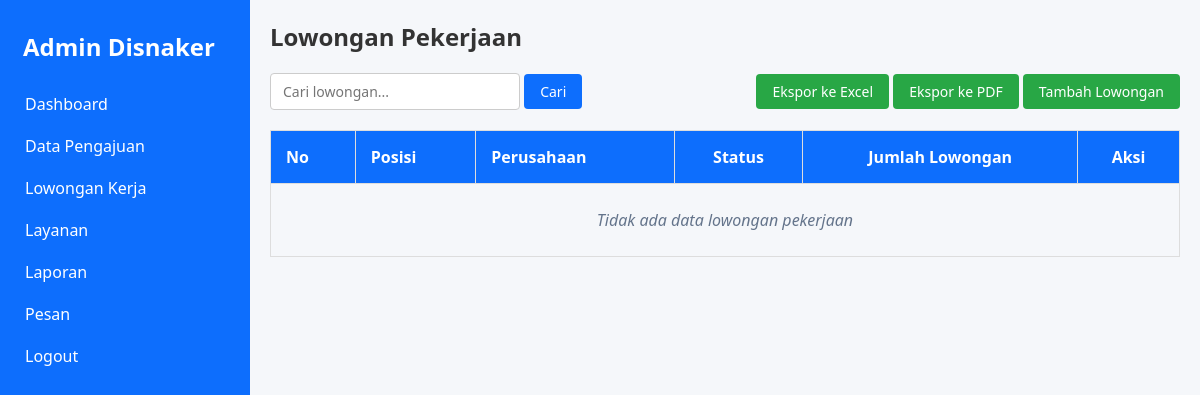
The page /admin/lowongan-kerja.php (signed in) on the database as committed earlier.
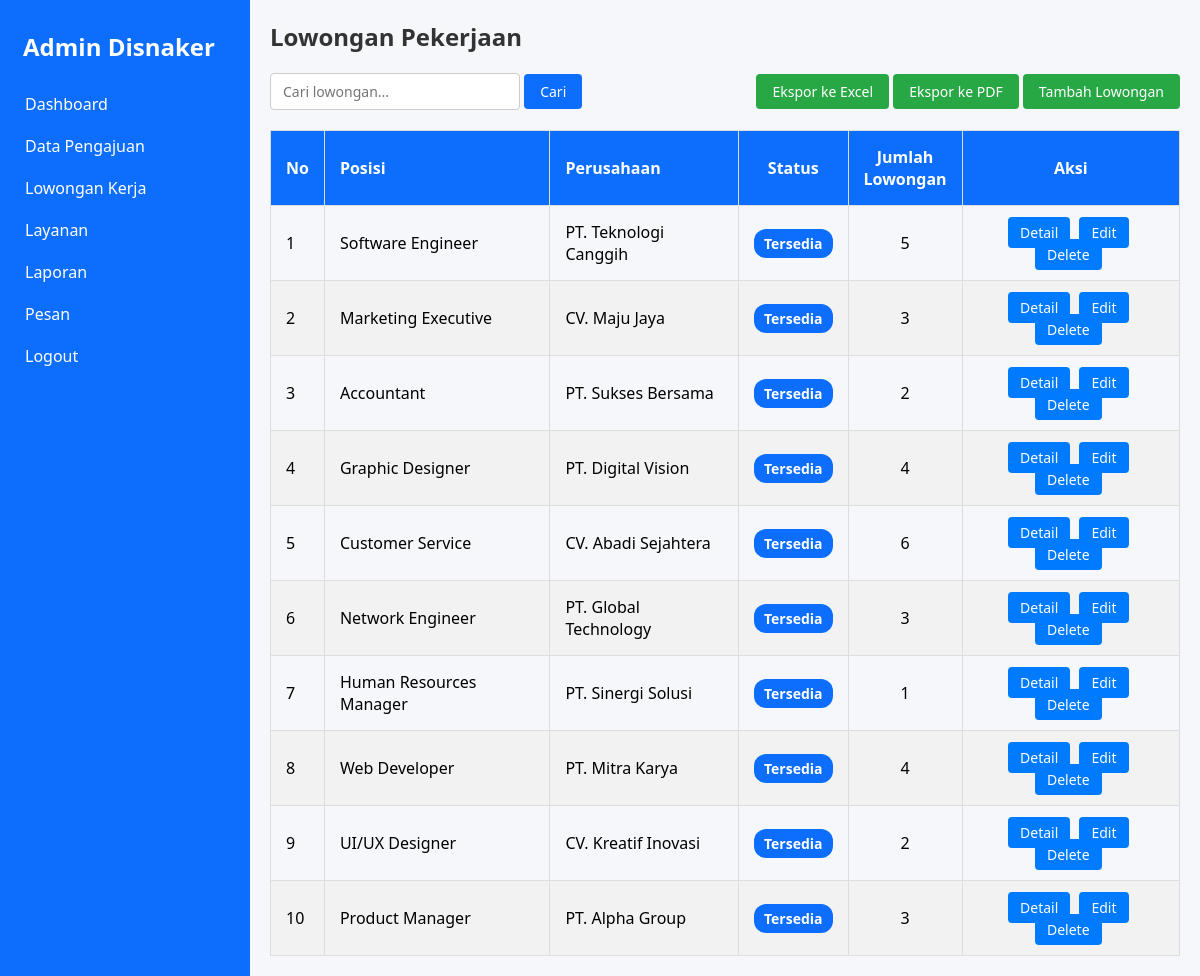
The same page on the database as committed later.
### tables this page shows
CREATE TABLE `lowongan_kerja` (
  `id` int(11) NOT NULL,
  `perusahaan` varchar(255) DEFAULT NULL,
  `posisi` varchar(255) DEFAULT NULL,
  `status` enum('Tersedia','Kosong') DEFAULT NULL,
  `deskripsi` text DEFAULT NULL,
  `jumlah_lowongan` int(11) DEFAULT NULL
);

### admin/lowongan-kerja.php (the view, shortened to what this page needs)
<?php
include "../config/koneksi.php";
$search = isset($_GET['search']) ? $_GET['search'] : "";
$query = "SELECT * FROM lowongan_kerja
            WHERE
                perusahaan LIKE '%$search%' OR
                posisi LIKE '%$search%'
        ";
$result = mysqli_query($koneksi, $query);
?>
<!DOCTYPE html>
<html lang="id">
<head>
    <link rel="stylesheet" href="../assets/css/admin.css">
</head>
<body>
    <?php include "../includes/sidebar.php"; ?>
    <div class="main-content">
        <section class="dashboard">
            <h2>Lowongan Pekerjaan</h2>
            <div class="actions">
                <form method="get" action="">
                    <input type="text" name="search" placeholder="Cari lowongan..." class="search-input">
                    <button type="submit" class="btn-search">Cari</button>
                </form>
                <div>
                    <button class="btn-export" onclick="exportData('excel')">Ekspor ke Excel</button>
                    <button class="btn-export" onclick="exportData('pdf')">Ekspor ke PDF</button>
                    <a href="tambah_lowongan.php" class="btn-export" style="text-decoration: none;">Tambah Lowongan</a>
                </div>
            </div>
            <div class="lowongan-tabel">
                <table>
                    <thead>
                        <tr>
                            <th>No</th>
                            <th>Posisi</th>
                            <th>Perusahaan</th>
                            <th style="text-align: center;">Status</th>
                            <th style="text-align: center;">Jumlah Lowongan</th>
                            <th style="text-align: center;">Aksi</th>
                        </tr>
                    </thead>
                    <tbody>
                        <?php $no = 1;
                        if (mysqli_num_rows($result) > 0): ?>
                            <?php while ($row = mysqli_fetch_assoc($result)): ?>
                                <tr>
                                    <td><?= $no++; ?></td>
                                    <td><?= $row['posisi']; ?></td>
                                    <td><?= $row['perusahaan']; ?></td>
                                    <td style="text-align: center;">
                                        <?php
                                        $status = $row['status'];
                                        if ($status == 'Tersedia') {
                                            echo '<span class="badge badge-new">Tersedia</span>';
                                        } elseif ($status == 'Kosong') {
                                            echo '<span class="badge badge-process" style="background-color: red;">Kosong</span>';
                                        }
                                        ?>
                                    </td>
                                    <td width="10%" style="text-align: center;"><?= $row['jumlah_lowongan']; ?></td>
                                    <td style="text-align: center;">
                                        <a href="detail_lowongan.php?id=<?= $row['id']; ?>" class="btn-action">Detail</a>
                                        <a href="edit_lowongan.php?id=<?= $row['id']; ?>" class="btn-action">Edit</a>
                                        <a href="delete_lowongan.php?id=<?= $row['id']; ?>" class="btn-action"
                                            onclick="return confirm('Hapus lowongan ini?')">Delete</a>
                                    </td>
                                </tr>
                            <?php endwhile; ?>
                        <?php else: ?>
                            <tr>
                                <td colspan="6" class="empty-data">Tidak ada data lowongan pekerjaan</td>
                            </tr>
                        <?php endif; ?>
                    </tbody>
                </table>
            </div>
        </section>
    </div>
</body>
</html>

Rows that differ between the two databases and show on the page:
added lowongan_kerja: posisi "Software Engineer", perusahaan "PT. Teknologi Canggih", status "Tersedia", jumlah_lowongan "5"
added lowongan_kerja: posisi "Marketing Executive", perusahaan "CV. Maju Jaya", status "Tersedia", jumlah_lowongan "3"
added lowongan_kerja: posisi "Accountant", perusahaan "PT. Sukses Bersama", status "Tersedia", jumlah_lowongan "2"
added lowongan_kerja: posisi "Graphic Designer", perusahaan "PT. Digital Vision", status "Tersedia", jumlah_lowongan "4"
added lowongan_kerja: posisi "Customer Service", perusahaan "CV. Abadi Sejahtera", status "Tersedia", jumlah_lowongan "6"
added lowongan_kerja: posisi "Network Engineer", perusahaan "PT. Global Technology", status "Tersedia", jumlah_lowongan "3"
added lowongan_kerja: posisi "Human Resources Manager", perusahaan "PT. Sinergi Solusi", status "Tersedia", jumlah_lowongan "1"
added lowongan_kerja: posisi "Web Developer", perusahaan "PT. Mitra Karya", status "Tersedia", jumlah_lowongan "4"
added lowongan_kerja: posisi "UI/UX Designer", perusahaan "CV. Kreatif Inovasi", status "Tersedia", jumlah_lowongan "2"
added lowongan_kerja: posisi "Product Manager", perusahaan "PT. Alpha Group", status "Tersedia", jumlah_lowongan "3"
Other text that changed with them:
text no longer shown: "Tidak ada data lowongan pekerjaan"
